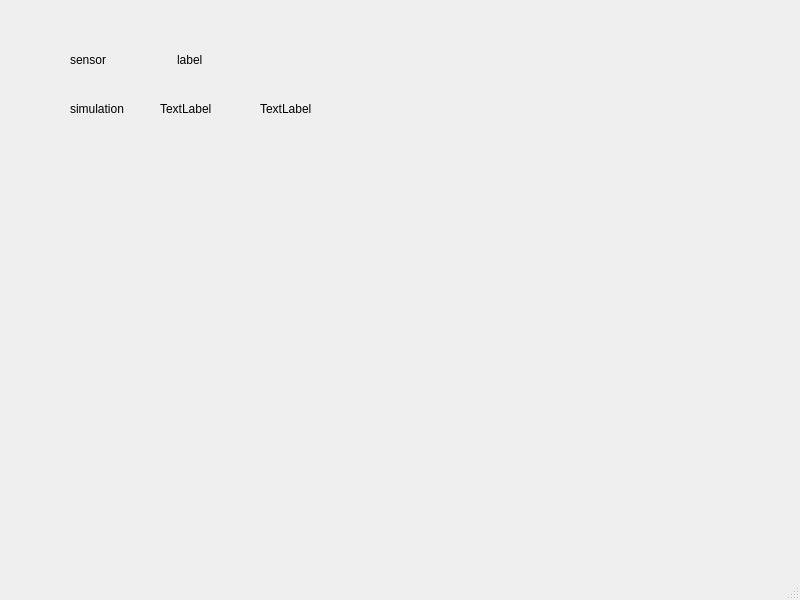
<?xml version="1.0" encoding="UTF-8"?>
<ui version="4.0">
 <class>MainWindow</class>
 <widget class="QMainWindow" name="MainWindow">
  <property name="geometry">
   <rect>
    <x>0</x>
    <y>0</y>
    <width>800</width>
    <height>600</height>
   </rect>
  </property>
  <property name="windowTitle">
   <string>Time</string>
  </property>
  <widget class="QWidget" name="centralwidget">
   <widget class="QWidget" name="">
    <property name="geometry">
     <rect>
      <x>70</x>
      <y>50</y>
      <width>208</width>
      <height>19</height>
     </rect>
    </property>
    <layout class="QHBoxLayout" name="horizontalLayout_2">
     <item>
      <widget class="QLabel" name="lbl_time">
       <property name="text">
        <string>sensor</string>
       </property>
      </widget>
     </item>
     <item>
      <widget class="QLabel" name="label">
       <property name="text">
        <string>label</string>
       </property>
      </widget>
     </item>
    </layout>
   </widget>
   <widget class="QLabel" name="label_2">
    <property name="geometry">
     <rect>
      <x>70</x>
      <y>100</y>
      <width>67</width>
      <height>17</height>
     </rect>
    </property>
    <property name="text">
     <string>simulation</string>
    </property>
   </widget>
   <widget class="QLabel" name="label_3">
    <property name="geometry">
     <rect>
      <x>160</x>
      <y>100</y>
      <width>81</width>
      <height>17</height>
     </rect>
    </property>
    <property name="text">
     <string>TextLabel</string>
    </property>
   </widget>
   <widget class="QLabel" name="label_4">
    <property name="geometry">
     <rect>
      <x>260</x>
      <y>100</y>
      <width>271</width>
      <height>17</height>
     </rect>
    </property>
    <property name="text">
     <string>TextLabel</string>
    </property>
   </widget>
  </widget>
  <widget class="QMenuBar" name="menubar">
   <property name="geometry">
    <rect>
     <x>0</x>
     <y>0</y>
     <width>800</width>
     <height>22</height>
    </rect>
   </property>
  </widget>
  <widget class="QStatusBar" name="statusbar"/>
 </widget>
 <resources/>
 <connections/>
</ui>
